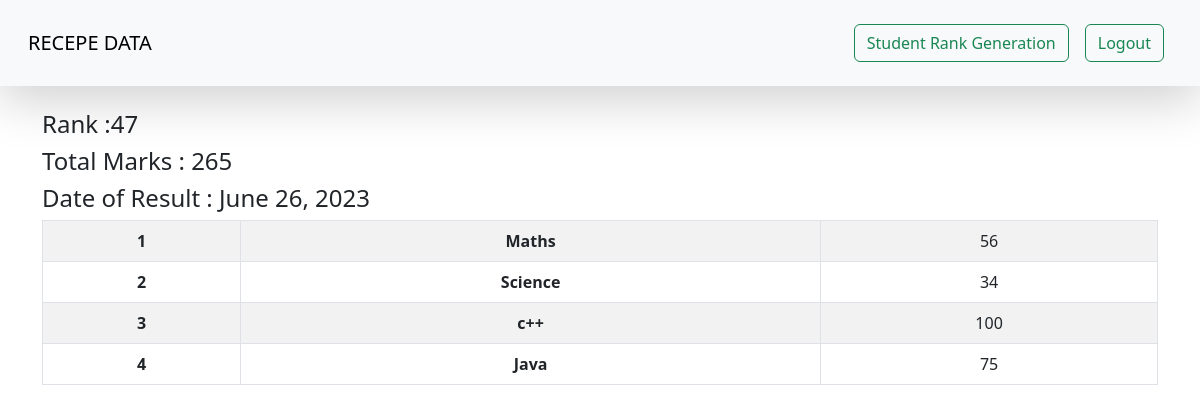
The app's page /see_marks/STU-0236 (signed in) with its own data.
### vege/models.py (models this page shows, shortened)
class Subject_marks(models.Model):
    student=models.ForeignKey(Student,related_name='studentmarks',on_delete=models.CASCADE)
    subject=models.ForeignKey(Subject,on_delete=models.CASCADE)
    marks=models.IntegerField(default=0)
    class meta:
        unique_together=['student','subject']

class Student(models.Model):
    department=models.ForeignKey(Department,related_name='depart',on_delete=models.CASCADE)
    student_id=models.OneToOneField(StudentId,related_name='studentid',on_delete=models.CASCADE)
    student_name=models.CharField(max_length=100)
    student_email=models.EmailField(unique=True)
    student_age=models.IntegerField(default=10)
    student_address=models.TextField()
    class meta:
        ordering=['student_name']
        verbose_name='student'

class ReportCard(models.Model):
    student=models.ForeignKey(Student,related_name="studentreportcard",on_delete=models.CASCADE)
    student_rank=models.IntegerField()
    data_of_reportcard_generation=models.DateField(auto_now_add=True)
    class meta:
        unique_together=['student_rank','data_of_reportcard_generation']

class Subject(models.Model):
    subject_name=models.CharField(max_length=100)

### vege/views.py (the view)
# urls.py: path("see_marks/<student_id>", views.see_marks, name="see_marks"),
@login_required(login_url='/login/')
def see_marks(request,student_id):
    queryset=Subject_marks.objects.filter(student__student_id__student_id=student_id)
    total_marks=queryset.aggregate(total_marks=Sum('marks'))
    return render(request,'report/see_marks.html',{'queryset':queryset,'total_marks':total_marks})

### vege/templates/report/see_marks.html
{% extends 'base.html' %}
{% block start %}
    <div class="container">
        <h4>Rank :{{queryset.first.student.studentreportcard.first.student_rank}} </h4>
        <h4>Total Marks : {{total_marks.total_marks}}</h4>
        <h4>Date of Result : {{queryset.first.student.studentreportcard.first.data_of_reportcard_generation}}</h4>
        <table class="table  table-striped table-bordered text-center">
            <tbody>
                {% for marks in  queryset %}
                    <tr>
                        <th scope="row">{{forloop.counter}}</th>
                        <td>
                           <b>{{marks.subject.subject_name}}</b> </td>
                        <td>{{marks.marks}}</td>
                    </tr>
                {% endfor %}
                </tbody>
          </table>
    </div>
{% endblock start %}

### records on screen
Subject_marks: first.student.studentreportcard.first.student_rank "47", first.student.studentreportcard.first.data_of_reportcard_generation "June 26, 2023", subject.subject_name "Maths", marks "56"
Subject_marks: subject.subject_name "Science", marks "34"
Subject_marks: subject.subject_name "c++", marks "100"
Subject_marks: subject.subject_name "Java", marks "75"

### other values on screen
{{ total_marks.total_marks }} "265"
